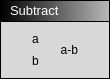
<?xml version="1.0" encoding="UTF-8"?>
<ui version="4.0">
 <class>SubtractBlock</class>
 <widget class="QWidget" name="SubtractBlock">
  <property name="geometry">
   <rect>
    <x>0</x>
    <y>0</y>
    <width>110</width>
    <height>79</height>
   </rect>
  </property>
  <property name="windowTitle">
   <string>Form</string>
  </property>
  <layout class="QHBoxLayout" name="horizontalLayout">
   <property name="leftMargin">
    <number>0</number>
   </property>
   <property name="topMargin">
    <number>0</number>
   </property>
   <property name="rightMargin">
    <number>0</number>
   </property>
   <property name="bottomMargin">
    <number>0</number>
   </property>
   <item>
    <widget class="QWidget" name="Holder" native="true">
     <property name="styleSheet">
      <string notr="true">QWidget#Holder { background-color: rgb(0, 0, 0); }</string>
     </property>
     <layout class="QVBoxLayout" name="verticalLayout_4">
      <property name="spacing">
       <number>1</number>
      </property>
      <property name="leftMargin">
       <number>1</number>
      </property>
      <property name="topMargin">
       <number>1</number>
      </property>
      <property name="rightMargin">
       <number>1</number>
      </property>
      <property name="bottomMargin">
       <number>1</number>
      </property>
      <item>
       <widget class="QWidget" name="Header" native="true">
        <property name="minimumSize">
         <size>
          <width>0</width>
          <height>20</height>
         </size>
        </property>
        <property name="maximumSize">
         <size>
          <width>16777215</width>
          <height>28</height>
         </size>
        </property>
        <property name="styleSheet">
         <string notr="true">background-color: qlineargradient(spread:pad, x1:0, y1:0, x2:1, y2:0, stop:0 rgba(0, 0, 0, 255), stop:1 rgba(184, 184, 184, 255));</string>
        </property>
        <layout class="QVBoxLayout" name="verticalLayout_5">
         <property name="spacing">
          <number>6</number>
         </property>
         <property name="leftMargin">
          <number>9</number>
         </property>
         <property name="topMargin">
          <number>0</number>
         </property>
         <property name="rightMargin">
          <number>9</number>
         </property>
         <property name="bottomMargin">
          <number>0</number>
         </property>
         <item>
          <widget class="QLabel" name="label">
           <property name="sizePolicy">
            <sizepolicy hsizetype="Maximum" vsizetype="Preferred">
             <horstretch>0</horstretch>
             <verstretch>0</verstretch>
            </sizepolicy>
           </property>
           <property name="maximumSize">
            <size>
             <width>16777215</width>
             <height>16777215</height>
            </size>
           </property>
           <property name="styleSheet">
            <string notr="true">background-color: rgba(255, 255, 255, 0);</string>
           </property>
           <property name="text">
            <string>&lt;html&gt;&lt;head/&gt;&lt;body&gt;&lt;p&gt;&lt;span style=&quot; font-size:10pt; color:#ffffff;&quot;&gt;Subtract&lt;/span&gt;&lt;/p&gt;&lt;/body&gt;&lt;/html&gt;</string>
           </property>
          </widget>
         </item>
        </layout>
       </widget>
      </item>
      <item>
       <widget class="QWidget" name="widget" native="true">
        <property name="styleSheet">
         <string notr="true">background-color: rgb(216, 216, 216);</string>
        </property>
        <layout class="QHBoxLayout" name="horizontalLayout_2">
         <item>
          <widget class="QWidget" name="InNodes" native="true">
           <property name="sizePolicy">
            <sizepolicy hsizetype="Preferred" vsizetype="Preferred">
             <horstretch>0</horstretch>
             <verstretch>0</verstretch>
            </sizepolicy>
           </property>
           <layout class="QVBoxLayout" name="verticalLayout">
            <property name="leftMargin">
             <number>0</number>
            </property>
            <property name="topMargin">
             <number>0</number>
            </property>
            <property name="rightMargin">
             <number>0</number>
            </property>
            <property name="bottomMargin">
             <number>0</number>
            </property>
            <item>
             <widget class="QWidget" name="AIN" native="true">
              <property name="maximumSize">
               <size>
                <width>16777215</width>
                <height>16</height>
               </size>
              </property>
              <layout class="QHBoxLayout" name="horizontalLayout_3">
               <property name="leftMargin">
                <number>0</number>
               </property>
               <property name="topMargin">
                <number>0</number>
               </property>
               <property name="rightMargin">
                <number>0</number>
               </property>
               <property name="bottomMargin">
                <number>0</number>
               </property>
               <item>
                <widget class="ConnectorIn" name="a_Node" native="true">
                 <property name="sizePolicy">
                  <sizepolicy hsizetype="Preferred" vsizetype="Preferred">
                   <horstretch>0</horstretch>
                   <verstretch>0</verstretch>
                  </sizepolicy>
                 </property>
                 <property name="minimumSize">
                  <size>
                   <width>16</width>
                   <height>16</height>
                  </size>
                 </property>
                 <property name="maximumSize">
                  <size>
                   <width>16</width>
                   <height>16</height>
                  </size>
                 </property>
                 <property name="styleSheet">
                  <string notr="true"/>
                 </property>
                </widget>
               </item>
               <item>
                <widget class="QLabel" name="a_text">
                 <property name="text">
                  <string>a</string>
                 </property>
                </widget>
               </item>
              </layout>
             </widget>
            </item>
            <item>
             <widget class="QWidget" name="BIN" native="true">
              <property name="maximumSize">
               <size>
                <width>16777215</width>
                <height>16</height>
               </size>
              </property>
              <layout class="QHBoxLayout" name="horizontalLayout_4">
               <property name="leftMargin">
                <number>0</number>
               </property>
               <property name="topMargin">
                <number>0</number>
               </property>
               <property name="rightMargin">
                <number>0</number>
               </property>
               <property name="bottomMargin">
                <number>0</number>
               </property>
               <item>
                <widget class="ConnectorIn" name="b_Node" native="true">
                 <property name="sizePolicy">
                  <sizepolicy hsizetype="Preferred" vsizetype="Preferred">
                   <horstretch>0</horstretch>
                   <verstretch>0</verstretch>
                  </sizepolicy>
                 </property>
                 <property name="minimumSize">
                  <size>
                   <width>16</width>
                   <height>16</height>
                  </size>
                 </property>
                 <property name="maximumSize">
                  <size>
                   <width>16</width>
                   <height>16</height>
                  </size>
                 </property>
                 <property name="styleSheet">
                  <string notr="true"/>
                 </property>
                </widget>
               </item>
               <item>
                <widget class="QLabel" name="b_text">
                 <property name="text">
                  <string>b</string>
                 </property>
                </widget>
               </item>
              </layout>
             </widget>
            </item>
           </layout>
          </widget>
         </item>
         <item>
          <spacer name="horizontalSpacer">
           <property name="orientation">
            <enum>Qt::Horizontal</enum>
           </property>
           <property name="sizeHint" stdset="0">
            <size>
             <width>40</width>
             <height>20</height>
            </size>
           </property>
          </spacer>
         </item>
         <item>
          <widget class="QWidget" name="OutNodes" native="true">
           <property name="layoutDirection">
            <enum>Qt::RightToLeft</enum>
           </property>
           <layout class="QVBoxLayout" name="verticalLayout_3">
            <property name="leftMargin">
             <number>0</number>
            </property>
            <property name="topMargin">
             <number>0</number>
            </property>
            <property name="rightMargin">
             <number>0</number>
            </property>
            <property name="bottomMargin">
             <number>0</number>
            </property>
            <item>
             <widget class="QWidget" name="widget_2" native="true">
              <property name="maximumSize">
               <size>
                <width>16777215</width>
                <height>16</height>
               </size>
              </property>
              <layout class="QHBoxLayout" name="horizontalLayout_5">
               <property name="leftMargin">
                <number>0</number>
               </property>
               <property name="topMargin">
                <number>0</number>
               </property>
               <property name="rightMargin">
                <number>0</number>
               </property>
               <property name="bottomMargin">
                <number>0</number>
               </property>
               <item>
                <widget class="ConnectorOut" name="outNode" native="true">
                 <property name="sizePolicy">
                  <sizepolicy hsizetype="Preferred" vsizetype="Preferred">
                   <horstretch>0</horstretch>
                   <verstretch>0</verstretch>
                  </sizepolicy>
                 </property>
                 <property name="minimumSize">
                  <size>
                   <width>16</width>
                   <height>16</height>
                  </size>
                 </property>
                 <property name="maximumSize">
                  <size>
                   <width>16</width>
                   <height>16</height>
                  </size>
                 </property>
                 <property name="styleSheet">
                  <string notr="true"/>
                 </property>
                </widget>
               </item>
               <item>
                <widget class="QLabel" name="label_2">
                 <property name="sizePolicy">
                  <sizepolicy hsizetype="Maximum" vsizetype="Preferred">
                   <horstretch>0</horstretch>
                   <verstretch>0</verstretch>
                  </sizepolicy>
                 </property>
                 <property name="text">
                  <string>a-b</string>
                 </property>
                 <property name="alignment">
                  <set>Qt::AlignRight|Qt::AlignTrailing|Qt::AlignVCenter</set>
                 </property>
                </widget>
               </item>
              </layout>
             </widget>
            </item>
           </layout>
          </widget>
         </item>
        </layout>
       </widget>
      </item>
     </layout>
    </widget>
   </item>
  </layout>
 </widget>
 <customwidgets>
  <customwidget>
   <class>ConnectorOut</class>
   <extends>QWidget</extends>
   <header>connectorout.h</header>
   <container>1</container>
  </customwidget>
  <customwidget>
   <class>ConnectorIn</class>
   <extends>QWidget</extends>
   <header>connectorin.h</header>
   <container>1</container>
  </customwidget>
 </customwidgets>
 <resources/>
 <connections/>
</ui>
